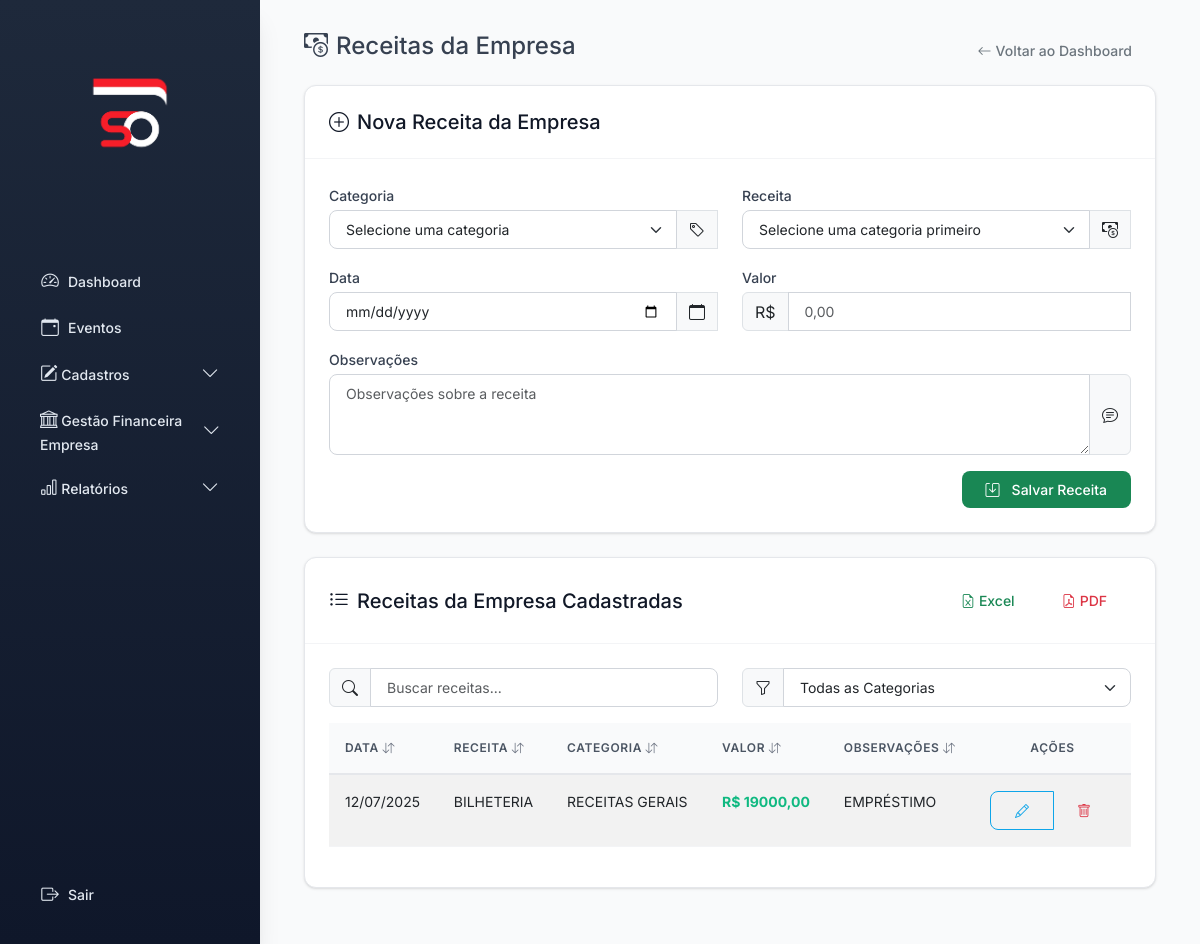
The page /empresa/receitas (signed in) on the database its author committed.
### models.py (models this page shows)
class ReceitaEmpresa(db.Model):
    __tablename__ = 'receitas_empresa'
    id_receita_empresa = db.Column(db.Integer, primary_key=True)
    id_receita = db.Column(db.Integer, db.ForeignKey('receita.id_receita'), nullable=False)
    data = db.Column(db.Date, nullable=False)
    valor = db.Column(db.Float, nullable=False)
    observacoes = db.Column(db.Text)
    receita = db.relationship('Receita', backref='receitas_empresa')

class Receita(db.Model):
    __tablename__ = 'receita'
    id_receita = db.Column(db.Integer, primary_key=True)
    nome = db.Column(db.String, nullable=False)
    id_categoria_receita = db.Column(db.Integer, db.ForeignKey('categoria_receita.id_categoria_receita'))
    receita_eventos = db.relationship('ReceitaEvento', back_populates='receita')

class CategoriaReceita(db.Model):
    __tablename__ = 'categoria_receita'
    id_categoria_receita = db.Column(db.Integer, primary_key=True)
    nome = db.Column(db.String, nullable=False)
    receitas = db.relationship('Receita', backref='categoria')

### app.py (the view, shortened to what this page needs)
@app.route('/empresa/receitas', methods=['GET', 'POST'])
def receitas_empresa():
    if 'user_id' not in session:
        return redirect(url_for('login'))
    if session.get('categoria') != 'administrativo':
        flash('Acesso negado. Apenas usuários administrativos podem acessar esta funcionalidade.', 'danger')
        return redirect(url_for('dashboard'))
    form = ReceitaEmpresaForm()
    categorias = CategoriaReceita.query.all()
    form.categoria_receita.choices = [(0, 'Selecione uma categoria')] + [(c.id_categoria_receita, c.nome) for c in categorias]
    receitas_opcoes = Receita.query.all()
    form.receita_id.choices = [(0, 'Selecione uma categoria primeiro')] + [(r.id_receita, r.nome) for r in receitas_opcoes]
    receitas = db.session.query(ReceitaEmpresa).join(Receita).join(CategoriaReceita).order_by(ReceitaEmpresa.data.desc()).all()
    return render_template('receitas_empresa.html', form=form, receitas=receitas)

### forms.py (shortened to what this page needs)
class ReceitaEmpresaForm(FlaskForm):
    categoria_receita = SelectField('Categoria', coerce=int, validators=[DataRequired()])
    receita_id = SelectField('Receita', coerce=int, validators=[DataRequired()])
    data = DateField('Data', validators=[DataRequired()])
    valor = StringField('Valor', validators=[DataRequired()])  # Mudou para StringField para aceitar formato brasileiro
    observacoes = TextAreaField('Observações')

### templates/receitas_empresa.html (shortened to what this page needs)
{% extends 'base.html' %}
{% block content %}
<div class="container-fluid">
    <div class="d-flex justify-content-between align-items-center mb-3">
        <h4><i class="bi bi-cash-coin me-2"></i>Receitas da Empresa</h4>
        <a href="{{ url_for('dashboard') }}" class="btn btn-outline-secondary">
            <i class="bi bi-arrow-left"></i> Voltar ao Dashboard
        </a>
    </div>
    {% if not form.categoria_receita.choices or form.categoria_receita.choices|length <= 1 %}
    <div class="alert alert-warning d-flex align-items-center" role="alert">
        <i class="bi bi-exclamation-triangle-fill me-2"></i>
        <div>
            <strong>Atenção!</strong> É necessário cadastrar pelo menos uma categoria de receita antes de poder cadastrar receitas da empresa.
            <a href="{{ url_for('cadastrar_categoria_receita') }}" class="btn btn-sm btn-outline-warning ms-2">
                <i class="bi bi-plus me-1"></i>Cadastrar Categoria
            </a>
        </div>
    </div>
    {% else %}
    <div class="card mb-4">
        <div class="card-header d-flex justify-content-between align-items-center">
            <h5 class="mb-0"><i class="bi bi-plus-circle me-2"></i>Nova Receita da Empresa</h5>
        </div>
        <div class="card-body">
            <form method="POST" class="needs-validation" novalidate>
                <div class="row">
                    <div class="col-md-6 mb-3">
                        {{ form.categoria_receita.label(class="form-label") }}
                        <div class="input-group">
                            {{ form.categoria_receita(class="form-select", required=true, id="categoria_receita") }}
                            <span class="input-group-text"><i class="bi bi-tag"></i></span>
                        </div>
                    </div>
                    <div class="col-md-6 mb-3">
                        {{ form.receita_id.label(class="form-label") }}
                        <div class="input-group">
                            {{ form.receita_id(class="form-select", required=true, id="receita_id") }}
                            <span class="input-group-text"><i class="bi bi-cash-coin"></i></span>
                        </div>
                    </div>
                </div>
                <div class="row">
                    <div class="col-md-6 mb-3">
                        {{ form.data.label(class="form-label") }}
                        <div class="input-group">
                            {{ form.data(class="form-control", required=true) }}
                            <span class="input-group-text"><i class="bi bi-calendar"></i></span>
                        </div>
                    </div>
                    <div class="col-md-6 mb-3">
                        {{ form.valor.label(class="form-label") }}
                        <div class="input-group">
                            <span class="input-group-text">R$</span>
                            {{ form.valor(class="form-control", placeholder="0,00", required=true) }}
                        </div>
                    </div>
                </div>
                <div class="row">
                    <div class="col-md-12 mb-3">
                        {{ form.observacoes.label(class="form-label") }}
                        <div class="input-group">
                            {{ form.observacoes(class="form-control", rows="3", placeholder="Observações sobre a receita") }}
                            <span class="input-group-text"><i class="bi bi-chat-text"></i></span>
                        </div>
                    </div>
                </div>
                <div class="d-flex justify-content-end">
                    <button type="submit" class="btn btn-success">
                        <i class="bi bi-save me-2"></i>Salvar Receita
                    </button>
                </div>
            </form>
        </div>
    </div>
    {% endif %}
    <div class="card">
        <div class="card-header d-flex justify-content-between align-items-center">
            <h5 class="mb-0"><i class="bi bi-list-ul me-2"></i>Receitas da Empresa Cadastradas</h5>
            <div class="btn-group" role="group">
                <button type="button" class="btn btn-sm btn-outline-success" onclick="exportarDados('excel')">
                    <i class="bi bi-file-earmark-excel"></i> Excel
                </button>
                <button type="button" class="btn btn-sm btn-outline-danger" onclick="exportarDados('pdf')">
                    <i class="bi bi-file-earmark-pdf"></i> PDF
                </button>
            </div>
        </div>
        <div class="card-body">
            {% if receitas %}
            <div class="row mb-3">
                <div class="col-md-6">
                    <div class="input-group">
                        <span class="input-group-text"><i class="bi bi-search"></i></span>
                        <input type="text" class="form-control" id="searchInput" placeholder="Buscar receitas..." onkeyup="searchTable()">
                    </div>
                </div>
                <div class="col-md-6">
                    <div class="input-group">
                        <span class="input-group-text"><i class="bi bi-funnel"></i></span>
                        <select class="form-select" id="categoriaFilter" onchange="filterByCategoria()">
                            <option value="">Todas as Categorias</option>
                        </select>
                    </div>
                </div>
            </div>
            <div class="table-responsive">
                <table class="table table-hover table-striped" id="dataTable">
                    <thead class="table-dark">
                        <tr>
                            <th onclick="sortTable(0)">Data <i class="bi bi-arrow-down-up text-muted"></i></th>
                            <th onclick="sortTable(1)">Receita <i class="bi bi-arrow-down-up text-muted"></i></th>
                            <th onclick="sortTable(2)">Categoria <i class="bi bi-arrow-down-up text-muted"></i></th>
                            <th onclick="sortTable(3)">Valor <i class="bi bi-arrow-down-up text-muted"></i></th>
                            <th onclick="sortTable(4)">Observações <i class="bi bi-arrow-down-up text-muted"></i></th>
                            <th class="text-center" style="width: 120px;">Ações</th>
                        </tr>
                    </thead>
                    <tbody>
                        {% for r in receitas %}
                        <tr>
                            <td>{{ r.data.strftime('%d/%m/%Y') if r.data else '—' }}</td>
                            <td>{{ r.receita.nome if r.receita else '—' }}</td>
                            <td>{{ r.receita.categoria.nome if r.receita and r.receita.categoria else '—' }}</td>
                            <td>
                                <span class="fw-bold text-success">
                                    R$ {{ "%.2f"|format(r.valor)|replace('.', ',') if r.valor else '0,00' }}
                                </span>
                            </td>
                            <td>
                                {% if r.observacoes %}
                                    {{ r.observacoes[:50] }}{% if r.observacoes|length > 50 %}...{% endif %}
                                {% else %}
                                    —
                                {% endif %}
                            </td>
                            <td class="text-center">
                                <div class="btn-group" role="group">
                                    <a href="{{ url_for('editar_receita_empresa', id=r.id_receita_empresa) }}"
                                       class="btn btn-sm btn-outline-primary" title="Editar">
                                        <i class="bi bi-pencil"></i>
                                    </a>
                                    <a href="{{ url_for('excluir_receita_empresa', id=r.id_receita_empresa) }}"
                                       class="btn btn-sm btn-outline-danger"
                                       onclick="return confirm('Tem certeza que deseja excluir esta receita?')" title="Excluir">
                                        <i class="bi bi-trash"></i>
                                    </a>
                                </div>
                            </td>
                        </tr>
                        {% endfor %}
                    </tbody>
                </table>
            </div>
            {% else %}
            <div class="alert alert-info">
                <i class="bi bi-info-circle me-2"></i>Nenhuma receita da empresa cadastrada.
            </div>
            {% endif %}
        </div>
    </div>
</div>
{% endblock %}

### static/style-modern.css (style rules this page uses)
:root { --primary-900: #0f172a; --primary-800: #1e293b; --primary-700: #334155; --primary-600: #475569; --primary-500: #64748b; --primary-400: #94a3b8; --primary-300: #cbd5e1; --primary-200: #e2e8f0; --primary-100: #f1f5f9; --primary-50: #f8fafc; --accent: #0ea5e9; --accent-light: #38bdf8; --accent-dark: #0284c7; --accent-50: #f0f9ff; --accent-100: #e0f2fe; --gray-50: #f9fafb; --gray-100: #f3f4f6; --gray-200: #e5e7eb; --gray-300: #d1d5db; --gray-400: #9ca3af; --gray-500: #6b7280; --gray-600: #4b5563; --gray-700: #374151; --gray-800: #1f2937; --gray-900: #111827; --success-light: #d1fae5; --success: #10b981; --success-dark: #059669; --warning-light: #fed7aa; --warning: #f59e0b; --warning-dark: #d97706; --danger-light: #fee2e2; --danger: #ef4444; --danger-dark: #dc2626; --info-light: #dbeafe; --info: #3b82f6; --info-dark: #2563eb; --spacing-xs: 0.25rem; --spacing-sm: 0.5rem; --spacing-md: 1rem; --spacing-lg: 1.5rem; --spacing-xl: 2rem; --spacing-2xl: 3rem; --font-sans: 'Inter', -apple-system, BlinkMacSystemFont, 'Segoe UI', 'Roboto', sans-serif; --font-size-xs: 0.75rem; --font-size-sm: 0.875rem; --font-size-base: 1rem; --font-size-lg: 1.125rem; --font-size-xl: 1.25rem; --font-size-2xl: 1.5rem; --font-size-3xl: 1.875rem; --radius-sm: 0.375rem; --radius-md: 0.5rem; --radius-lg: 0.75rem; --radius-xl: 1rem; --radius-2xl: 1.5rem; --radius-full: 9999px; --shadow-xs: 0 1px 2px 0 rgb(0 0 0 / 0.05); --shadow-sm: 0 1px 3px 0 rgb(0 0 0 / 0.1), 0 1px 2px -1px rgb(0 0 0 / 0.1); --shadow-md: 0 4px 6px -1px rgb(0 0 0 / 0.1), 0 2px 4px -2px rgb(0 0 0 / 0.1); --shadow-lg: 0 10px 15px -3px rgb(0 0 0 / 0.1), 0 4px 6px -4px rgb(0 0 0 / 0.1); --shadow-xl: 0 20px 25px -5px rgb(0 0 0 / 0.1), 0 8px 10px -6px rgb(0 0 0 / 0.1); --transition-fast: 150ms cubic-bezier(0.4, 0, 0.2, 1); --transition-base: 250ms cubic-bezier(0.4, 0, 0.2, 1); --transition-slow: 350ms cubic-bezier(0.4, 0, 0.2, 1); --z-base: 0; --z-dropdown: 10; --z-sticky: 20; --z-fixed: 30; --z-modal-backdrop: 40; --z-modal: 50; --z-popover: 60; --z-tooltip: 70; }
* { box-sizing: border-box; }
body { font-family: var(--font-sans); font-size: var(--font-size-base); line-height: 1.5; color: var(--gray-700); background-color: var(--gray-50); -webkit-font-smoothing: antialiased; -moz-osx-font-smoothing: grayscale; }
.card { background: white; border: 1px solid var(--gray-200); border-radius: var(--radius-lg); box-shadow: var(--shadow-sm); margin-bottom: var(--spacing-lg); transition: all var(--transition-base); }
.card-header { background: transparent; border-bottom: 1px solid var(--gray-100); padding: var(--spacing-lg); font-weight: 600; font-size: var(--font-size-lg); color: var(--gray-900); }
.card-body { padding: var(--spacing-lg); }
.btn { padding: var(--spacing-sm) var(--spacing-lg); border-radius: var(--radius-md); font-weight: 500; font-size: var(--font-size-sm); transition: all var(--transition-fast); border: none; display: inline-flex; align-items: center; gap: var(--spacing-xs); cursor: pointer; }
.btn-outline-primary { background-color: transparent; color: var(--accent); border: 1.5px solid var(--accent); }
.form-control, .form-select { border: 1.5px solid var(--gray-300); border-radius: var(--radius-md); padding: var(--spacing-sm) var(--spacing-md); font-size: var(--font-size-sm); transition: all var(--transition-fast); background-color: white; }
.form-label { font-weight: 500; color: var(--gray-700); margin-bottom: var(--spacing-xs); font-size: var(--font-size-sm); }
.table { border-collapse: separate; border-spacing: 0; }
.table thead th { background-color: var(--gray-50); font-weight: 600; text-transform: uppercase; font-size: var(--font-size-xs); letter-spacing: 0.05em; color: var(--gray-600); padding: var(--spacing-md); border-bottom: 2px solid var(--gray-200); }
.table tbody td { padding: var(--spacing-md); border-bottom: 1px solid var(--gray-100); font-size: var(--font-size-sm); }
.text-success { color: var(--success) !important; }
.text-muted { color: var(--gray-500) !important; }

### rows shown on the page
ReceitaEmpresa: data "12/07/2025", receita "BILHETERIA", receita.categoria "RECEITAS GERAIS", valor "19000,00", observacoes "EMPRÉSTIMO"
